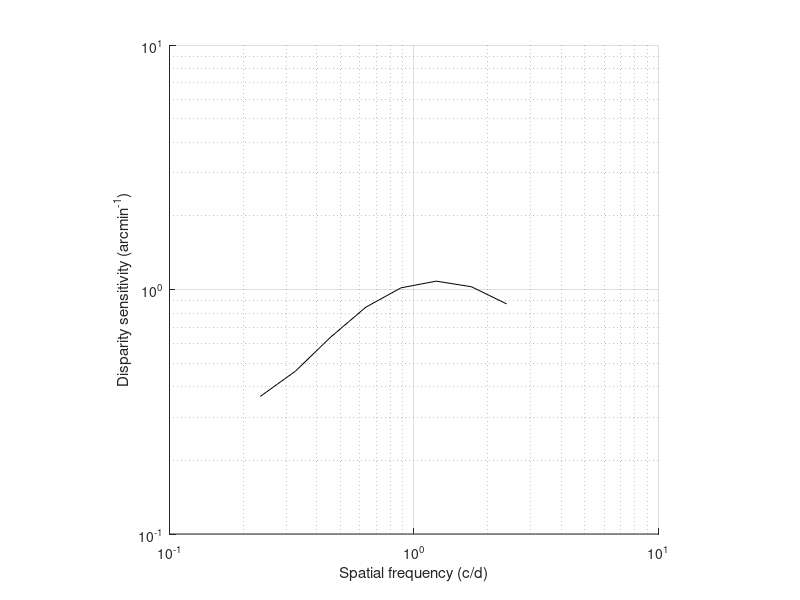

Recreate this plot in MATLAB.
%% data structure

load('dataset_disparity.mat')
data

% data = 
% 
%   struct with fields:
% 
%     sensitivity: [8×2×61 double]
%     frequencies: [0.2352 0.3276 0.4563 0.6355 0.8851 1.2328 1.7171 2.3915]
%      
% the sensitivty field is the disparity sensitivity in arcmin-1, 
% the 3 dimensions are:
% - 8 frequencies tested
% - 2 repetitions
% - 61 subjects
% 
% the frequency field are the corrugation frequencies tested for each condition


%% example plot of the disparity sensitivity over the population

figure('Name','Disparity sensitivty')
hold on
plot(data.frequencies,mean(mean(data.sensitivity,3),2),'k')
set(gca,'XScale','log','YScale','log')
axis square 
grid on
xlabel('Spatial frequency (c/d)')
ylabel('Disparity sensitivity (arcmin^{-1})')

